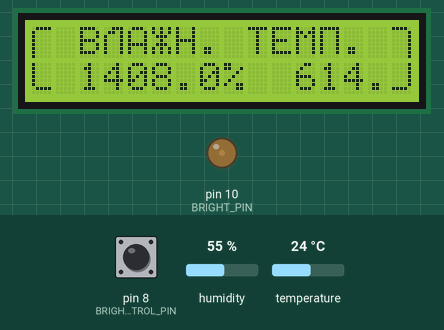
Recording of a sketch running on a simulated Arduino Uno, built with avr-gcc and run on an emulated ATmega328P. Shown: 16×2 character LCD, output pins drawn as LEDs (lit = HIGH). Wiring (inferred from the names in the program): DHT11 sensor: data pin 6. Inputs (shaded band) come from the test bench; at power-on: pin 8 (BRIGHT_CONTROL_PIN) LOW, humidity 55 %, temperature 24 °C. EEPROM starts erased; pins used as bus, display or sensor lines are not drawn.

Above: at 3.3 s.
3.4 s: pin 8 (BRIGHT_CONTROL_PIN) pulled HIGH for 3.2 s
At 7.3 s:
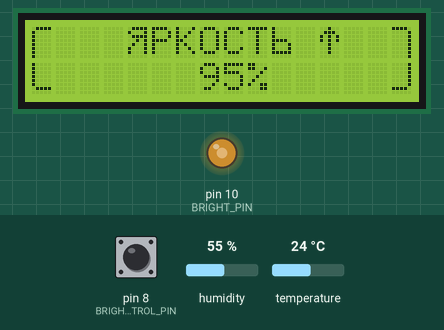
8.1 s: humidity set to 41 %
At 10.5 s:
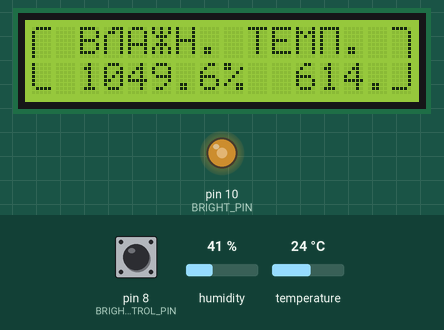
11.0 s: humidity set to 38 %
At 12.3 s:
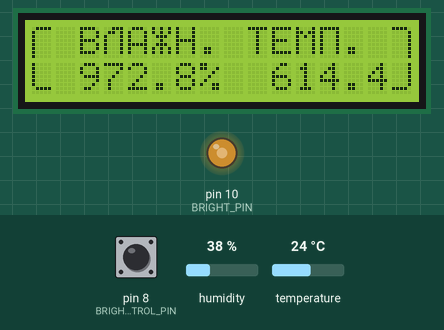
13.0 s: temperature set to 0 °C
At 14.1 s:
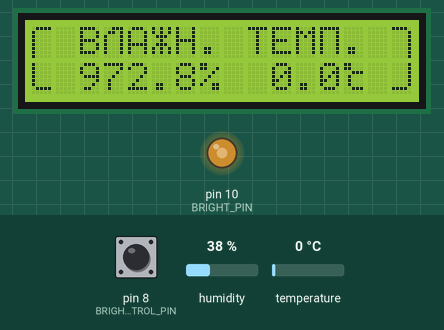
15.0 s: pin 8 (BRIGHT_CONTROL_PIN) pulled HIGH for 1 s
At 16.6 s:
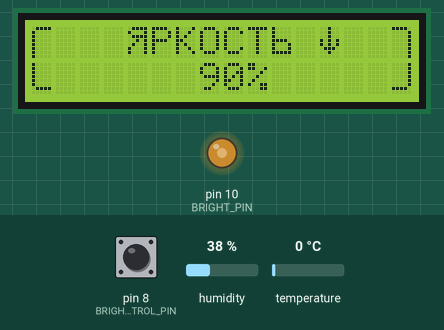
17.5 s: pin 8 (BRIGHT_CONTROL_PIN) pulled HIGH for 1 s
At 18.7 s:
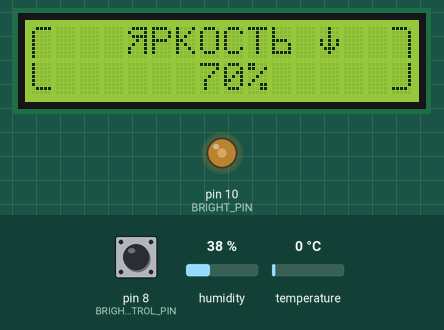
Timing chart, 0 to 20.5 s (numbered marks = the images above; inputs shaded):
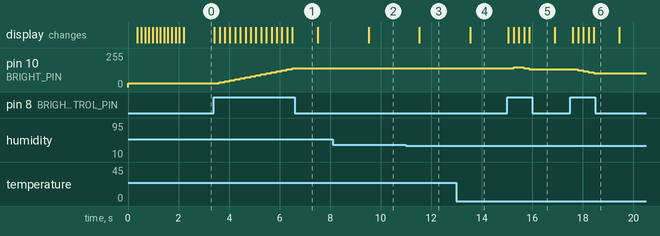

Measured:
- the behaviour switches between 40 and 39 % on humidity (found by bisection; images 2 and 3)
- after the input at 3.4 s, pin 10 (BRIGHT_PIN): moves from 30/255 to 142/255 over 2.9 s, starting after 0.22 s; the display: first changes at once (image 1 shows a later state)
- after the input at 8.1 s, the display: changes after 1.4 s (image 2)
- after the input at 11.0 s, the display: changes after 0.53 s (image 3)
- after the input at 13.0 s, the display: changes after 0.54 s (image 4)
- after the input at 15.0 s, pin 10 (BRIGHT_PIN): 142/255 → 150/255 after 0.26 s, → 142/255 0.41 s later, → 135/255 0.21 s later; the display: first changes after 0.06 s (image 5 shows a later state)
- after the input at 17.5 s, pin 10 (BRIGHT_PIN): 135/255 → 127/255 after 0.31 s, → 120/255 0.21 s later, → 112/255 0.21 s later, → 105/255 0.21 s later; the display: first changes after 0.11 s (image 6 shows a later state)

The sketch:

dht_restore_LCD_PWM.ino
```cpp
#include <LiquidCrystal.h>
#include "dht.h"
#include "EEPROMAnything.h"


  byte degree[8] = {
    0b11000,
    0b11000,
    0b00111,
    0b01000,
    0b01000,
    0b01000,
    0b00111,
    0b00000
  };
  byte cyr_l[8] = {
    0b00111,
    0b01101,
    0b10001,
    0b10001,
    0b10001,
    0b10001,
    0b10001,
    0b00000
  };
   byte cyr_z[8] = {
    0b10101,
    0b10101,
    0b01110,
    0b00100,
    0b01110,
    0b10101,
    0b10101,
    0b00000
  };
   byte cyr_p[8] = {
    0b11111,
    0b10001,
    0b10001,
    0b10001,
    0b10001,
    0b10001,
    0b10001,
    0b00000
  };

    byte cyr_ya[8] = {
    0b01111,
    0b10001,
    0b01111,
    0b00101,
    0b01001,
    0b10001,
    0b10001,
    0b00000
  };

  byte cyr_ss[8] = {
    0b10000,
    0b10000,
    0b10000,
    0b11110,
    0b10001,
    0b10001,
    0b11111,
    0b00000
  };

  byte bigs_upL[8] = {
    0b01111,
    0b10000,
    0b10000,
    0b10000,
    0b10000,
    0b10000,
    0b10000,
    0b10000
  };

 byte bigs_doL[8] = {
    0b10000,
    0b10000,
    0b10000,
    0b10000,
    0b10000,
    0b10000,
    0b01111,
    0b00000
  };

   byte bigs_upR[8] = {
    0b11110,
    0b00001,
    0b00001,
    0b00001,
    0b00001,
    0b00001,
    0b00001,
    0b00001
  };

 byte bigs_doR[8] = {
    0b00001,
    0b00001,
    0b00001,
    0b00001,
    0b00001,
    0b00001,
    0b11110,
    0b00000
  };

 byte up_arr[8] = {
    0b00100,
    0b01110,
    0b10101,
    0b10101,
    0b00100,
    0b00100,
    0b00100,
    0b00000
  };

 byte down_arr[8] = {
    0b00100,
    0b00100,
    0b00100,
    0b10101,
    0b10101,
    0b01110,
    0b00100,
    0b00000
  };

//символы
//group 1
#define CYR_L '\1'
#define CYR_Z '\2'
#define CYR_P '\3'

//group 2
#define CYR_YA 1
#define CYR_SS 2

#define UP_ARR 3
#define DOWN_ARR 8

//group3
#define BR_LEFT_UP 4
#define BR_LEFT_DOWN 5
#define BR_RIGHT_UP 6
#define BR_RIGHT_DOWN 7

/////////////HARD ////////////////
dht DHT;

#define DHT22_PIN 6
#define BRIGHT_PIN 10
#define BRIGHT_CONTROL_PIN 8

//#define SERIAL_ON 1

   // initialize the library with the numbers of the interface pins
LiquidCrystal lcd(12, 11, 5, 4, 3, 2);

//////////BRIGHT_CONTROL///////////////


#define BRIGHT_100 150
#define BRIGHT_0 0
#define BRIGHT_STEP 5
#define BRIGHT_PERCENT (BRIGHT_100 -BRIGHT_0)/100.0

#define STATE_START -1
#define STATE_PRINT_LCD 0
#define STATE_BRIGHT_CONTROL 1

///////////CONFIG///////////////
struct config_t
{
    int brightness=20;
} configuration;


void setup() {

  EEPROM_readAnything(0, configuration);
  if (configuration.brightness<0)configuration.brightness=20;

  pinMode(BRIGHT_PIN, OUTPUT);
  analogWrite(BRIGHT_PIN, getBrightLevel(configuration.brightness));


  pinMode(BRIGHT_CONTROL_PIN, INPUT);

 // set up the LCD's number of columns and rows:
  lcd.begin(16, 2);
  lcd.clear();


  printBrackets();

  printHeader(true);


    #ifdef SERIAL_ON
      Serial.begin(115200);
      Serial.println("DHT TEST PROGRAM ");
      Serial.print("LIBRARY VERSION: ");
      Serial.println(DHT_LIB_VERSION);
      Serial.println();
      Serial.println("Type,\tstatus,\tHumidity (%),\tTemperature (C)\tTime (us)");
    #endif

}


int buttonState = 0;
bool brightDirect=0;
uint32_t lcd_prev_time=0;
uint32_t bri_prev_time=0;
int chk;

// -1 - start 0- print temp, 1-set brighness
int state= STATE_START;


void loop() {


    buttonState =digitalRead(BRIGHT_CONTROL_PIN);

    if (buttonState==HIGH){

      int brightness =configuration.brightness;

      //cрабатывание на второй раз
        if (state ==STATE_BRIGHT_CONTROL){

          if (brightness<15){
            brightness =brightness+pow(-1,brightDirect);
          }else{
            brightness =brightness+pow(-1,brightDirect)* BRIGHT_STEP;
          }
        }


        if (brightness>100){
          brightness=100;
          brightDirect=1;
        }

        if (brightness<0){
          brightness=0;
          brightDirect=0;
        }

        #ifdef SERIAL_ON
          Serial.print(getBrightLevel(brightness));
          Serial.println();
        #endif


        analogWrite(BRIGHT_PIN, getBrightLevel(brightness));

        if (state ==STATE_BRIGHT_CONTROL){
          saveBrighness(brightness);
        }

        printBrighnessState(brightness);

        state =STATE_BRIGHT_CONTROL;


        bri_prev_time =micros();
        delay(200);
        return;
      }

      if (state == STATE_BRIGHT_CONTROL ){
        if (micros() -bri_prev_time  <1000000){
          return;
        }
      }


    if (micros() -lcd_prev_time  >2000000){
      printHeader(false);
        // READ DATA
      #ifdef SERIAL_ON
        Serial.print("DHT22, \t");
      #endif
      uint32_t start = micros();
      chk = DHT.read22(DHT22_PIN);
      uint32_t stop = micros();

      printLCD(chk);

      #ifdef SERIAL_ON
        printSerial(chk,start,stop);
      #endif

      state=STATE_PRINT_LCD;
      lcd_prev_time =micros();
    }

    delay(100);


}


/**Возврат уровня ШИМ для текущего значения яркости*/
int getBrightLevel(int brightness_percent){
  return  1.0* BRIGHT_0+ 1.0* brightness_percent*BRIGHT_PERCENT;
}


/**Сохраняет уровень яркости во внутреннюю память*/
void saveBrighness(int brightness){
  configuration.brightness =brightness;
  EEPROM_writeAnything(0, configuration);
}


char* header= " B\1A\2H. TEM\3. ";

void printHeader(bool anim){
  if (state==STATE_PRINT_LCD){
    return;
  }

  lcd.createChar(0, degree);
  lcd.createChar(CYR_L, cyr_l);
  lcd.createChar(CYR_Z, cyr_z);
  lcd.createChar(CYR_P, cyr_p);

  int headerLen =14;
  if (anim){
    for (int startPos=headerLen ; startPos>0; startPos--){
      lcd.setCursor(startPos, 0);

      for (int i=0 ; i<headerLen-startPos ;i++){
        lcd.write(header[i]);
        }
      delay(150);
     }


  }else{
      lcd.setCursor(1, 0);
     for (int i=0 ; i<headerLen ;i++){
        lcd.write(header[i]);
     }
 }
}


void printLCD(int chk){


   lcd.setCursor(0, 1);
   lcd.write((byte)5);
   switch (chk)
    {
    case DHTLIB_OK:

        lcd.print(" ");
        lcd.print(DHT.humidity,1);
        lcd.print("%  ");
        lcd.print(DHT.temperature,1);
        lcd.write((byte)0);
        lcd.print(" ");

        break;
    case DHTLIB_ERROR_CHECKSUM:
        lcd.print("Checksum error.");
        break;
    case DHTLIB_ERROR_TIMEOUT:
        lcd.print("Time out error.");
        break;
    default:
        lcd.print("Unknown error.");
        break;
    }
    lcd.setCursor(15, 1);
    lcd.write((byte)7);
}


void printBrighnessState(int brightness){


  if (state!=STATE_BRIGHT_CONTROL){
    printBrackets() ;


    lcd.createChar(CYR_YA,   cyr_ya);
    lcd.createChar(CYR_SS,   cyr_ss);
    lcd.createChar(UP_ARR,   up_arr);
    lcd.createChar(DOWN_ARR, down_arr);


    lcd.setCursor(1, 0);
    lcd.print("   ");
    lcd.write(CYR_YA);
    lcd.print("PKOCT");
    lcd.write(CYR_SS);

    lcd.write("    ");
  }

  lcd.setCursor(12, 0);
  if (brightDirect==0){
    lcd.write((byte)UP_ARR);
  }else{
    lcd.write((byte)DOWN_ARR);
  }


  lcd.setCursor(1, 1);
  lcd.print("      ");
  lcd.print(brightness);
 if (brightness<10){
  lcd.print("%      ");
 }else if (brightness<100){
  lcd.print("%     ");
 }else{
  lcd.print("%    ");
  }


}

void printBrackets(){
  lcd.createChar(BR_LEFT_UP,     bigs_upL);
  lcd.createChar(BR_LEFT_DOWN,   bigs_doL);
  lcd.createChar(BR_RIGHT_UP,    bigs_upR);
  lcd.createChar(BR_RIGHT_DOWN,  bigs_doR);


  lcd.setCursor(0, 0);
  lcd.write(BR_LEFT_UP);
  lcd.setCursor(0, 1);
  lcd.write(BR_LEFT_DOWN);
  lcd.setCursor(15, 0);
  lcd.write(BR_RIGHT_UP);
  lcd.setCursor(15, 1);
  lcd.write(BR_RIGHT_DOWN);
}


#ifdef SERIAL_ON
void printSerial(int chk,uint32_t start,uint32_t stop){
 lcd.createChar(0, degree);
   switch (chk)
    {
    case DHTLIB_OK:
        Serial.print("OK,\t");
        break;
    case DHTLIB_ERROR_CHECKSUM:
        Serial.print("Checksum error,\t");
        break;
    case DHTLIB_ERROR_TIMEOUT:
        Serial.print("Time out error,\t");
        break;
    default:
        Serial.print("Unknown error,\t");
        break;
    }

      // DISPLAY DATA
      Serial.print(DHT.humidity, 1);
      Serial.print(",\t");
      Serial.print(DHT.temperature, 1);
      Serial.print(",\t");
      Serial.print(stop - start);
      Serial.println();
}
#endif
```

EEPROMAnything.h
```cpp
#include <EEPROM.h>
#include <Arduino.h>  // for type definitions

template <class T> int EEPROM_writeAnything(int ee, const T& value)
{
    const byte* p = (const byte*)(const void*)&value;
    unsigned int i;
    for (i = 0; i < sizeof(value); i++)
          EEPROM.write(ee++, *p++);
    return i;
}

template <class T> int EEPROM_readAnything(int ee, T& value)
{
    byte* p = (byte*)(void*)&value;
    unsigned int i;
    for (i = 0; i < sizeof(value); i++)
          *p++ = EEPROM.read(ee++);
    return i;
}
```

dht.cpp
```cpp
//
//    FILE: dht.cpp
//  AUTHOR: Rob Tillaart
// VERSION: 0.1.14
// PURPOSE: DHT Temperature & Humidity Sensor library for Arduino
//     URL: http://arduino.cc/playground/Main/DHTLib
//
// HISTORY:
// 0.1.14 replace digital read with faster (~3x) code => more robust low MHz machines.
// 0.1.13 fix negative temperature
// 0.1.12 support DHT33 and DHT44 initial version
// 0.1.11 renamed DHTLIB_TIMEOUT
// 0.1.10 optimized faster WAKEUP + TIMEOUT
// 0.1.09 optimize size: timeout check + use of mask
// 0.1.08 added formula for timeout based upon clockspeed
// 0.1.07 added support for DHT21
// 0.1.06 minimize footprint (2012-12-27)
// 0.1.05 fixed negative temperature bug (thanks to Roseman)
// 0.1.04 improved readability of code using DHTLIB_OK in code
// 0.1.03 added error values for temp and humidity when read failed
// 0.1.02 added error codes
// 0.1.01 added support for Arduino 1.0, fixed typos (31/12/2011)
// 0.1.00 by Rob Tillaart (01/04/2011)
//
// inspired by DHT11 library
//
// Released to the public domain
//

#include "dht.h"

/////////////////////////////////////////////////////
//
// PUBLIC
//

// return values:
// DHTLIB_OK
// DHTLIB_ERROR_CHECKSUM
// DHTLIB_ERROR_TIMEOUT
int dht::read11(uint8_t pin)
{
    // READ VALUES
    int rv = _readSensor(pin, DHTLIB_DHT11_WAKEUP);
    if (rv != DHTLIB_OK)
    {
        humidity    = DHTLIB_INVALID_VALUE; // invalid value, or is NaN prefered?
        temperature = DHTLIB_INVALID_VALUE; // invalid value
        return rv;
    }

    // CONVERT AND STORE
    humidity    = bits[0];  // bits[1] == 0;
    temperature = bits[2];  // bits[3] == 0;

    // TEST CHECKSUM
    // bits[1] && bits[3] both 0
    uint8_t sum = bits[0] + bits[2];
    if (bits[4] != sum) return DHTLIB_ERROR_CHECKSUM;

    return DHTLIB_OK;
}


// return values:
// DHTLIB_OK
// DHTLIB_ERROR_CHECKSUM
// DHTLIB_ERROR_TIMEOUT
int dht::read(uint8_t pin)
{
    // READ VALUES
    int rv = _readSensor(pin, DHTLIB_DHT_WAKEUP);
    if (rv != DHTLIB_OK)
    {
        humidity    = DHTLIB_INVALID_VALUE;  // invalid value, or is NaN prefered?
        temperature = DHTLIB_INVALID_VALUE;  // invalid value
        return rv; // propagate error value
    }

    // CONVERT AND STORE
    humidity = word(bits[0], bits[1]) * 0.1;
    temperature = word(bits[2] & 0x7F, bits[3]) * 0.1;
    if (bits[2] & 0x80)  // negative temperature
    {
        temperature = -temperature;
    }

    // TEST CHECKSUM
    uint8_t sum = bits[0] + bits[1] + bits[2] + bits[3];
    if (bits[4] != sum)
    {
        return DHTLIB_ERROR_CHECKSUM;
    }
    return DHTLIB_OK;
}

/////////////////////////////////////////////////////
//
// PRIVATE
//

// return values:
// DHTLIB_OK
// DHTLIB_ERROR_TIMEOUT
int dht::_readSensor(uint8_t pin, uint8_t wakeupDelay)
{
    // INIT BUFFERVAR TO RECEIVE DATA
    uint8_t mask = 128;
    uint8_t idx = 0;

    // replace digitalRead() with Direct Port Reads.
    // reduces footprint ~100 bytes => portability issue?
    // direct port read is about 3x faster
	uint8_t bit = digitalPinToBitMask(pin);
	uint8_t port = digitalPinToPort(pin);
    volatile uint8_t *PIR = portInputRegister(port);

    // EMPTY BUFFER
    for (uint8_t i = 0; i < 5; i++) bits[i] = 0;

    // REQUEST SAMPLE
    pinMode(pin, OUTPUT);
    digitalWrite(pin, LOW); // T-be
    delay(wakeupDelay);
    digitalWrite(pin, HIGH);   // T-go
    delayMicroseconds(40);
    pinMode(pin, INPUT);

    // GET ACKNOWLEDGE or TIMEOUT
    uint16_t loopCntLOW = DHTLIB_TIMEOUT;
    while ((*PIR & bit) == LOW )  // T-rel
    {
        if (--loopCntLOW == 0) return DHTLIB_ERROR_TIMEOUT;
    }

    uint16_t loopCntHIGH = DHTLIB_TIMEOUT;
    while ((*PIR & bit) != LOW )  // T-reh
    {
        if (--loopCntHIGH == 0) return DHTLIB_ERROR_TIMEOUT;
    }

    // READ THE OUTPUT - 40 BITS => 5 BYTES
    for (uint8_t i = 40; i != 0; i--)
    {
        loopCntLOW = DHTLIB_TIMEOUT;
        while ((*PIR & bit) == LOW )
        {
            if (--loopCntLOW == 0) return DHTLIB_ERROR_TIMEOUT;
        }

        uint32_t t = micros();

        loopCntHIGH = DHTLIB_TIMEOUT;
        while ((*PIR & bit) != LOW )
        {
            if (--loopCntHIGH == 0) return DHTLIB_ERROR_TIMEOUT;
        }

        if ((micros() - t) > 40)
        {
            bits[idx] |= mask;
        }
        mask >>= 1;
        if (mask == 0)   // next byte?
        {
            mask = 128;
            idx++;
        }
    }
    pinMode(pin, OUTPUT);
    digitalWrite(pin, HIGH);

    return DHTLIB_OK;
}
```

dht.h
```cpp
//
//    FILE: dht.h
//  AUTHOR: Rob Tillaart
// VERSION: 0.1.14
// PURPOSE: DHT Temperature & Humidity Sensor library for Arduino
//     URL: http://arduino.cc/playground/Main/DHTLib
//
// HISTORY:
// see dht.cpp file
//

#ifndef dht_h
#define dht_h

#if ARDUINO < 100
#include <WProgram.h>
#else
#include <Arduino.h>
#endif

#define DHT_LIB_VERSION "0.1.14"

#define DHTLIB_OK                0
#define DHTLIB_ERROR_CHECKSUM   -1
#define DHTLIB_ERROR_TIMEOUT    -2
#define DHTLIB_INVALID_VALUE    -999

#define DHTLIB_DHT11_WAKEUP     18
#define DHTLIB_DHT_WAKEUP       1

// max timeout is 100 usec.
// For a 16 Mhz proc 100 usec is 1600 clock cycles
// loops using DHTLIB_TIMEOUT use at least 4 clock cycli
// so 100 us takes max 400 loops
// so by dividing F_CPU by 40000 we "fail" as fast as possible
#define DHTLIB_TIMEOUT (F_CPU/40000)

class dht
{
public:
    // return values:
    // DHTLIB_OK
    // DHTLIB_ERROR_CHECKSUM
    // DHTLIB_ERROR_TIMEOUT
    int read11(uint8_t pin);
    int read(uint8_t pin);

    inline int read21(uint8_t pin) { return read(pin); };
    inline int read22(uint8_t pin) { return read(pin); };
    inline int read33(uint8_t pin) { return read(pin); };
    inline int read44(uint8_t pin) { return read(pin); };

    double humidity;
    double temperature;

private:
    uint8_t bits[5];  // buffer to receive data
    int _readSensor(uint8_t pin, uint8_t wakeupDelay);
};
#endif
```
